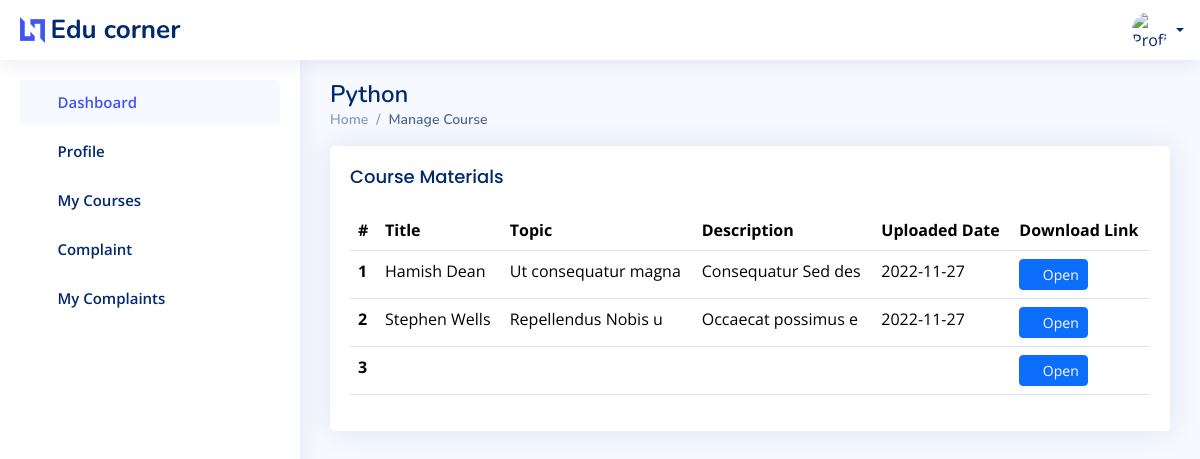
/student/coursedetails.php?id=47, run on the app's committed database.
### tables this page shows
CREATE TABLE `educorner_faculty_course` (
  `course_id` int(11) NOT NULL,
  `course_title` varchar(30) NOT NULL,
  `email` varchar(20) NOT NULL,
  `course_duration` int(11) NOT NULL,
  `course_fees` int(11) NOT NULL,
  `course_description` varchar(100) NOT NULL,
  `course_syllabus` varchar(200) NOT NULL,
  `course_mode` varchar(25) NOT NULL,
  `img` varchar(100) NOT NULL DEFAULT 'coursepic',
  `startdate` date NOT NULL,
  `status` varchar(2) NOT NULL DEFAULT '0'
);

CREATE TABLE `educorner_course_materials` (
  `material_id` int(11) NOT NULL,
  `course_id` int(11) NOT NULL,
  `title` varchar(100) NOT NULL,
  `url` varchar(500) NOT NULL,
  `date` varchar(10) NOT NULL,
  `description` varchar(500) NOT NULL,
  `topic` varchar(100) NOT NULL
);

### mentor/connection.php (called while the page is built, shortened)
<?php
$conn = mysqli_connect('localhost', 'root', '', 'educorner');
function select($sql)
{
    global $conn;
    $res = mysqli_query($conn, $sql);
    if ($res) {
        return $res;
    } else {
        return False;
    }
}
?>

### student/coursedetails.php (the view)
<?php
require('header.php');
$cid=$_GET['id'];
$co=select("select * from educorner_faculty_course where course_id='$cid';");
$c=mysqli_fetch_assoc($co);
$res=select("select * from educorner_course_materials where course_id='$cid' order by date desc;");
?>
  <main id="main" class="main">
    <div class="pagetitle">
      <h1 style="text-transform: capitalize;"><?php echo $c['course_title'];?></h1>
      <nav>
        <ol class="breadcrumb">
          <li class="breadcrumb-item"><a href="index.phpl">Home</a></li>
          <li class="breadcrumb-item active" style="text-transform: capitalize;">Manage Course</li>
        </ol>
      </nav>
    </div>
    <section class="section dashboard">
      <div class="row">
        <div class="col-lg-12">
          <div class="card">
            <div class="card-body">
              <h5 class="card-title">Course Materials</h5>
              <table class="table datatable">
                <thead>
                  <tr>
                    <th scope="col">#</th>
                    <th scope="col">Title</th>
                    <th scope="col">Topic</th>
                    <th scope="col">Description</th>
                    <th scope="col">Uploaded Date</th>
                    <th scope="col">Download Link</th>
                  </tr>
                </thead>
                <tbody>
                  <?php
                  $n=1;
                  while($row=mysqli_fetch_assoc($res))
                  {
                  ?>
                  <tr>
                    <th scope="row"><?php echo $n++;?></th>
                    <td><?php echo $row['title'];?></td>
                    <td><?php echo $row['topic'];?></td>
                    <td><?php echo $row['description'];?></td>
                    <td><?php echo $row['date'];?></td>
                    <td><a class="btn btn-sm btn-primary" href="<?php echo $row['url'];?>" target="_blank"><i class="bi bi-link"></i> Open</a></td>
                  </tr>
                  <?php
                }
                ?>
                </tbody>
              </table>
            </div>
          </div>
        </div>
      </div>
    </section>
  </main>
  <?php
require('footer.php');
?>

### student/assets/css/style.css (style rules this page uses)
:root { scroll-behavior: smooth; }
body { font-family: "Open Sans", sans-serif; background: #f6f9ff; color: #444444; }
a { color: #4154f1; text-decoration: none; }
h1, h2, h3, h4, h5, h6 { font-family: "Nunito", sans-serif; }
#main { margin-top: 60px; padding: 20px 30px; transition: all 0.3s; }
.pagetitle { margin-bottom: 10px; }
.pagetitle h1 { font-size: 24px; margin-bottom: 0; font-weight: 600; color: #012970; }
.card { margin-bottom: 30px; border: none; border-radius: 5px; box-shadow: 0px 0 30px rgba(1, 41, 112, 0.1); }
.card-title { padding: 20px 0 15px 0; font-size: 18px; font-weight: 500; color: #012970; font-family: "Poppins", sans-serif; }
.card-body { padding: 0 20px 20px 20px; }
.breadcrumb { font-size: 14px; font-family: "Nunito", sans-serif; color: #899bbd; font-weight: 600; }
.breadcrumb a { color: #899bbd; transition: 0.3s; }
.breadcrumb .breadcrumb-item::before { color: #899bbd; }
.breadcrumb .active { color: #51678f; font-weight: 600; }
@media (min-width: 1200px) { #main, #footer { margin-left: 300px; } }

### data on the page
educorner_faculty_course: course_title "Python"
educorner_course_materials: title "Hamish Dean", topic "Ut consequatur magna", description "Consequatur Sed des", date "2022-11-27"
educorner_course_materials: title "Stephen Wells", topic "Repellendus Nobis u", description "Occaecat possimus e", date "2022-11-27"
